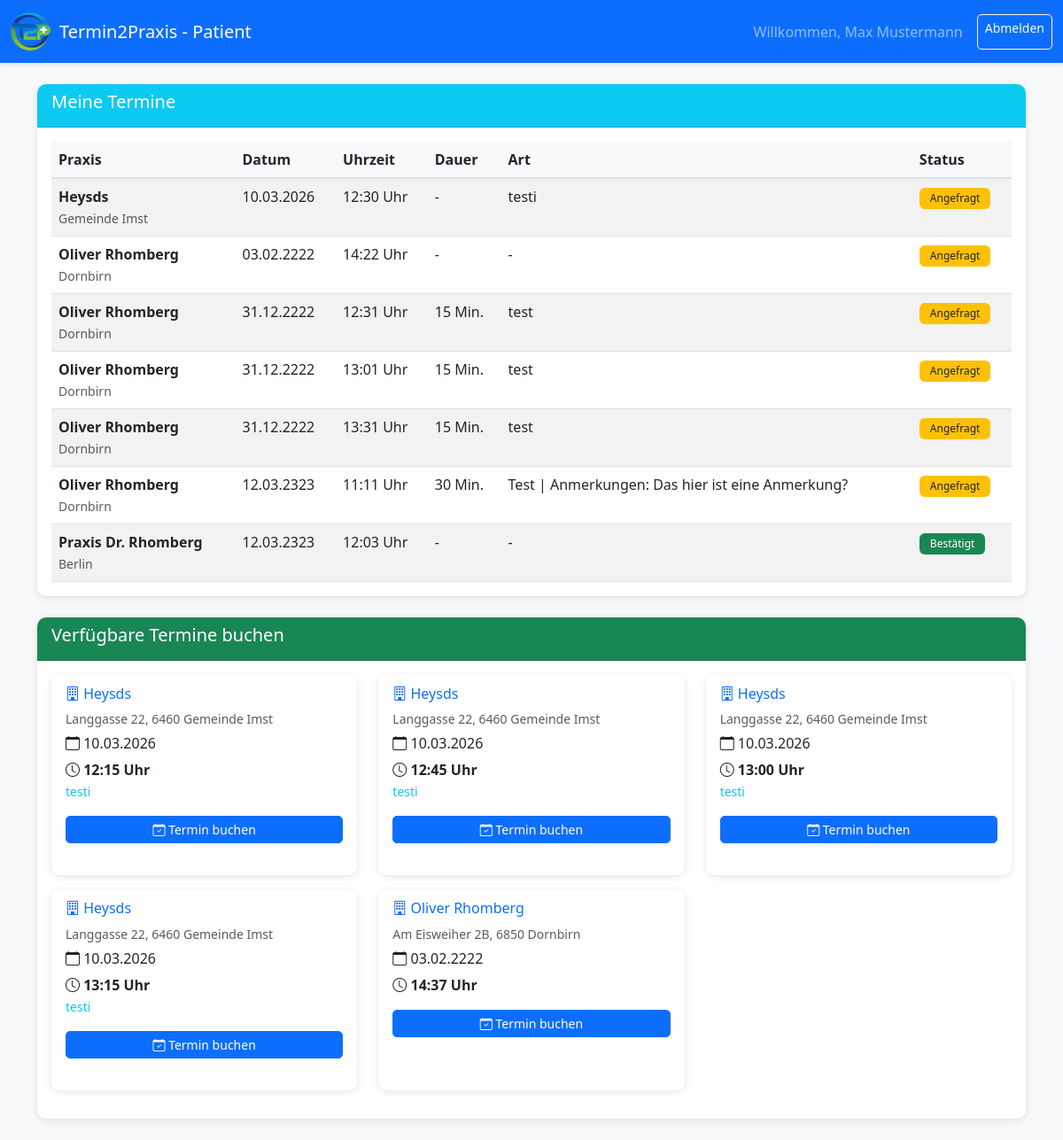
/dashboards/dashboard_patient.php (signed in), run on the app's committed database.
### tables this page shows
CREATE TABLE `appointments` (
  `id` int(11) NOT NULL,
  `user_id` int(11) DEFAULT NULL,
  `date` date NOT NULL,
  `time` time NOT NULL,
  `duration` int(11) DEFAULT NULL COMMENT 'Termindauer in Minuten (optional)',
  `description` varchar(255) DEFAULT NULL COMMENT 'Beschreibung/Art des Termins (optional)',
  `status` enum('frei','angefragt','bestätigt','abgelehnt','storniert') DEFAULT 'frei',
  `confirmed_by` int(11) DEFAULT NULL,
  `confirmed_at` timestamp NULL DEFAULT NULL,
  `is_read` tinyint(1) DEFAULT 0,
  `created_at` timestamp NOT NULL DEFAULT current_timestamp(),
  `praxis_id` int(11) DEFAULT NULL
);

CREATE TABLE `praxen` (
  `id` int(11) NOT NULL,
  `name` varchar(200) NOT NULL,
  `beschreibung` text DEFAULT NULL,
  `adresse` varchar(255) DEFAULT NULL,
  `telefon` varchar(50) DEFAULT NULL,
  `email` varchar(100) DEFAULT NULL,
  `bild_url` varchar(255) DEFAULT 'https://via.placeholder.com/400x300?text=Arztpraxis',
  `spezialgebiet` varchar(100) DEFAULT NULL,
  `created_at` timestamp NOT NULL DEFAULT current_timestamp(),
  `plz` varchar(10) DEFAULT NULL,
  `stadt` varchar(100) DEFAULT NULL,
  `latitude` decimal(10,8) DEFAULT NULL,
  `longitude` decimal(11,8) DEFAULT NULL,
  `kategorie` varchar(100) DEFAULT NULL,
  `owner_id` int(11) DEFAULT NULL,
  `accepting_bookings` tinyint(1) DEFAULT 1 COMMENT 'Ob die Praxis derzeit Buchungen akzeptiert (1=Ja, 0=Nein)',
  `occupancy_status` enum('low','medium','high') NOT NULL DEFAULT 'low' COMMENT 'Auslastungsstatus: low=nicht überlaufen, medium=mittel überlaufen, high=stark überlaufen',
  `opening_time` time DEFAULT '08:00:00' COMMENT 'Öffnungszeit der Praxis',
  `closing_time` time DEFAULT '18:00:00' COMMENT 'Schließzeit der Praxis',
  `versicherungsart` varchar(50) DEFAULT 'Beide' COMMENT 'Akzeptierte Versicherungsarten',
  `reachability_start` time DEFAULT '07:00:00' COMMENT 'Erreichbar ab (telefonisch, E-Mail)',
  `reachability_end` time DEFAULT '20:00:00' COMMENT 'Erreichbar bis (telefonisch, E-Mail)'
);

### dashboards/dashboard_patient.php (the view, shortened to what this page needs)
<?php
$conn = getDBConnection();
$sql = "SELECT a.*, p.name as praxis_name, p.adresse, p.plz, p.stadt, p.telefon, p.email
        FROM appointments a
        LEFT JOIN praxen p ON a.praxis_id = p.id
        WHERE a.status = 'frei'
        ORDER BY a.date, a.time";
$freie_termine = $conn->query($sql);
$user_id = $_SESSION['user_id'];
$sql = "SELECT a.*, p.name as praxis_name, p.adresse, p.plz, p.stadt, p.telefon, p.email
        FROM appointments a
        LEFT JOIN praxen p ON a.praxis_id = p.id
        WHERE a.user_id = ? AND a.status IN ('angefragt', 'bestätigt')
        ORDER BY a.date, a.time";
$stmt = $conn->prepare($sql);
$stmt->bind_param("i", $user_id);
$stmt->execute();
$meine_termine = $stmt->get_result();
?>
<!DOCTYPE html>
<html lang="de">
<head>
    <link href="https://cdn.jsdelivr.net/npm/bootstrap@5.3.0/dist/css/bootstrap.min.css" rel="stylesheet">
    <link rel="stylesheet" href="https://cdn.jsdelivr.net/npm/bootstrap-icons@1.11.0/font/bootstrap-icons.css">
    <link rel="stylesheet" href="../css/style.css">
</head>
<body>
    <nav class="navbar navbar-expand-lg navbar-dark bg-primary">
        <div class="container-fluid">
            <a class="navbar-brand d-flex align-items-center" href="../index.php">
                <img src="../assets/T2P_transparent_2.svg" alt="T2P Logo" style="height: 45px; margin-right: 10px;">
                <span>Termin2Praxis - Patient</span>
            </a>
            <div class="navbar-nav ms-auto">
                <span class="navbar-text me-3">
                    Willkommen, <?php echo htmlspecialchars($_SESSION['user_name']); ?>
                </span>
                <a class="btn btn-outline-light btn-sm" href="../logout.php">Abmelden</a>
            </div>
        </div>
    </nav>
    <div class="container mt-4">
        <div class="card mb-4">
            <div class="card-header bg-info text-white">
                <h5>Meine Termine</h5>
            </div>
            <div class="card-body">
                <div id="meineTermine">
                    <?php if ($meine_termine->num_rows === 0): ?>
                        <p class="text-muted">Sie haben noch keine Termine gebucht.</p>
                    <?php else: ?>
                        <div class="table-responsive">
                            <table class="table table-striped">
                                <thead>
                                    <tr>
                                        <th>Praxis</th>
                                        <th>Datum</th>
                                        <th>Uhrzeit</th>
                                        <th>Dauer</th>
                                        <th>Art</th>
                                        <th>Status</th>
                                    </tr>
                                </thead>
                                <tbody>
                                    <?php while ($termin = $meine_termine->fetch_assoc()): ?>
                                        <tr>
                                            <td>
                                                <?php if ($termin['praxis_name']): ?>
                                                    <strong><?php echo htmlspecialchars($termin['praxis_name']); ?></strong>
                                                    <?php if ($termin['stadt']): ?>
                                                        <br><small class="text-muted"><?php echo htmlspecialchars($termin['stadt']); ?></small>
                                                    <?php endif; ?>
                                                <?php else: ?>
                                                    <span class="text-muted">-</span>
                                                <?php endif; ?>
                                            </td>
                                            <td><?php echo date('d.m.Y', strtotime($termin['date'])); ?></td>
                                            <td><?php echo date('H:i', strtotime($termin['time'])); ?> Uhr</td>
                                            <td><?php echo $termin['duration'] ? $termin['duration'] . ' Min.' : '-'; ?></td>
                                            <td><?php echo $termin['description'] ? htmlspecialchars($termin['description']) : '-'; ?></td>
                                            <td>
                                                <?php if ($termin['status'] === 'angefragt'): ?>
                                                    <span class="badge bg-warning text-dark">Angefragt</span>
                                                <?php else: ?>
                                                    <span class="badge bg-success">Bestätigt</span>
                                                <?php endif; ?>
                                            </td>
                                        </tr>
                                    <?php endwhile; ?>
                                </tbody>
                            </table>
                        </div>
                    <?php endif; ?>
                </div>
            </div>
        </div>
        <div class="card mb-4">
            <div class="card-header bg-success text-white">
                <h5>Verfügbare Termine buchen</h5>
            </div>
            <div class="card-body">
                <div id="verfuegbareTermine">
                    <?php if ($freie_termine->num_rows === 0): ?>
                        <p class="text-muted">Derzeit sind keine freien Termine verfügbar.</p>
                    <?php else: ?>
                        <div class="row">
                            <?php while ($termin = $freie_termine->fetch_assoc()): ?>
                                <div class="col-md-6 col-lg-4 mb-3">
                                    <div class="card h-100">
                                        <div class="card-body">
                                            <?php if ($termin['praxis_name']): ?>
                                                <h6 class="card-subtitle mb-2 text-primary">
                                                    <i class="bi bi-building"></i> <?php echo htmlspecialchars($termin['praxis_name']); ?>
                                                </h6>
                                                <?php if ($termin['adresse'] || $termin['stadt']): ?>
                                                    <p class="card-text small text-muted mb-2">
                                                        <?php
                                                        $adressTeile = [];
                                                        if ($termin['adresse']) $adressTeile[] = $termin['adresse'];
                                                        if ($termin['plz'] || $termin['stadt']) {
                                                            $ortTeile = [];
                                                            if ($termin['plz']) $ortTeile[] = $termin['plz'];
                                                            if ($termin['stadt']) $ortTeile[] = $termin['stadt'];
                                                            $adressTeile[] = implode(' ', $ortTeile);
                                                        }
                                                        echo htmlspecialchars(implode(', ', $adressTeile));
                                                        ?>
                                                    </p>
                                                <?php endif; ?>
                                            <?php endif; ?>
                                            <h6 class="card-title">
                                                <i class="bi bi-calendar"></i> <?php echo date('d.m.Y', strtotime($termin['date'])); ?>
                                            </h6>
                                            <p class="card-text">
                                                <strong><i class="bi bi-clock"></i> <?php echo date('H:i', strtotime($termin['time'])); ?> Uhr</strong>
                                                <?php if ($termin['description']): ?>
                                                    <br><small class="text-info"><?php echo htmlspecialchars($termin['description']); ?></small>
                                                <?php endif; ?>
                                            </p>
                                            <button class="btn btn-primary btn-sm w-100" onclick="bookAppointment(<?php echo $termin['id']; ?>)">
                                                <i class="bi bi-calendar-check"></i> Termin buchen
                                            </button>
                                        </div>
                                    </div>
                                </div>
                            <?php endwhile; ?>
                        </div>
                    <?php endif; ?>
                </div>
            </div>
        </div>
    </div>
</body>
</html>

### css/style.css (style rules this page uses)
body { background-color: #f8f9fa; font-family: 'Segoe UI', Tahoma, Geneva, Verdana, sans-serif; }
.navbar { box-shadow: 0 2px 4px rgba(0,0,0,.1); }
.card { border: none; border-radius: 10px; box-shadow: 0 2px 8px rgba(0,0,0,.1); margin-bottom: 20px; }
.card-header { border-radius: 10px 10px 0 0 !important; font-weight: 600; }
.btn { border-radius: 5px; font-weight: 500; }
.table { margin-bottom: 0; }
.table thead th { background-color: #f8f9fa; border-bottom: 2px solid #dee2e6; font-weight: 600; }
.badge { padding: 6px 12px; font-weight: 500; }
.card { transition: transform 0.2s, box-shadow 0.2s; }
.btn { transition: all 0.2s; }
html { scroll-behavior: smooth; }
.card.h-100 { transition: all 0.3s ease; }

### data on the page
appointments: praxis.name "Heysds", praxis.stadt "Gemeinde Imst", date "10.03.2026", time "12:30", description "testi", status "Angefragt"
appointments: praxis.name "Oliver Rhomberg", praxis.stadt "Dornbirn", date "03.02.2222", time "14:22", status "Angefragt"
appointments: praxis.name "Oliver Rhomberg", praxis.stadt "Dornbirn", date "31.12.2222", time "12:31", duration "15", description "test", status "Angefragt"
appointments: praxis.name "Oliver Rhomberg", praxis.stadt "Dornbirn", date "31.12.2222", time "13:01", duration "15", description "test", status "Angefragt"
appointments: praxis.name "Oliver Rhomberg", praxis.stadt "Dornbirn", date "31.12.2222", time "13:31", duration "15", description "test", status "Angefragt"
appointments: praxis.name "Oliver Rhomberg", praxis.stadt "Dornbirn", date "12.03.2323", time "11:11", duration "30", description "Test | Anmerkungen: Das hier ist eine Anmerkung?", status "Angefragt"
appointments: praxis.name "Praxis Dr. Rhomberg", praxis.stadt "Berlin", date "12.03.2323", time "12:03", status "Bestätigt"
appointments: praxis.name "Heysds", adressTeile "Langgasse 22, 6460 Gemeinde Imst", date "10.03.2026", time "12:15", description "testi"
appointments: praxis.name "Heysds", adressTeile "Langgasse 22, 6460 Gemeinde Imst", date "10.03.2026", time "12:45", description "testi"
appointments: praxis.name "Heysds", adressTeile "Langgasse 22, 6460 Gemeinde Imst", date "10.03.2026", time "13:00", description "testi"
appointments: praxis.name "Heysds", adressTeile "Langgasse 22, 6460 Gemeinde Imst", date "10.03.2026", time "13:15", description "testi"
appointments: praxis.name "Oliver Rhomberg", adressTeile "Am Eisweiher 2B, 6850 Dornbirn", date "03.02.2222", time "14:37"

### other printed values
$_SESSION['user_name'] "Max Mustermann"
